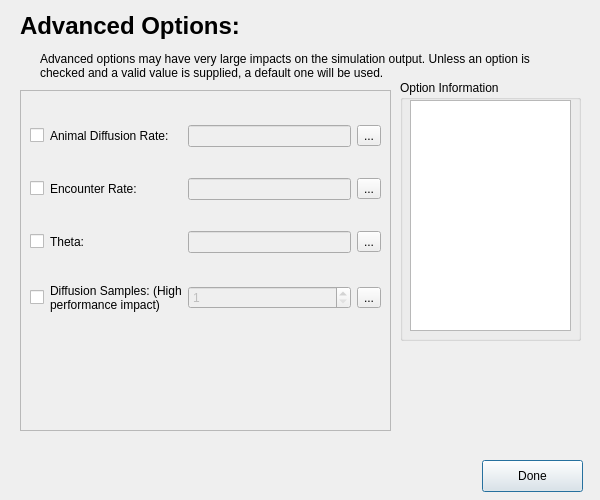
<?xml version="1.0" encoding="UTF-8"?>
<ui version="4.0">
 <class>advancedOptions</class>
 <widget class="QDialog" name="advancedOptions">
  <property name="geometry">
   <rect>
    <x>0</x>
    <y>0</y>
    <width>600</width>
    <height>500</height>
   </rect>
  </property>
  <property name="windowTitle">
   <string>Dialog</string>
  </property>
  <widget class="QLabel" name="title">
   <property name="geometry">
    <rect>
     <x>20</x>
     <y>10</y>
     <width>231</width>
     <height>31</height>
    </rect>
   </property>
   <property name="font">
    <font>
     <pointsize>18</pointsize>
     <weight>75</weight>
     <bold>true</bold>
    </font>
   </property>
   <property name="text">
    <string>Advanced Options:</string>
   </property>
  </widget>
  <widget class="QLabel" name="description">
   <property name="geometry">
    <rect>
     <x>40</x>
     <y>50</y>
     <width>531</width>
     <height>31</height>
    </rect>
   </property>
   <property name="text">
    <string>Advanced options may have very large impacts on the simulation output. Unless an option is checked and a valid value is supplied, a default one will be used.</string>
   </property>
   <property name="wordWrap">
    <bool>true</bool>
   </property>
  </widget>
  <widget class="QPushButton" name="done">
   <property name="geometry">
    <rect>
     <x>482</x>
     <y>460</y>
     <width>101</width>
     <height>32</height>
    </rect>
   </property>
   <property name="text">
    <string>Done</string>
   </property>
  </widget>
  <widget class="QFrame" name="frame">
   <property name="geometry">
    <rect>
     <x>20</x>
     <y>90</y>
     <width>371</width>
     <height>341</height>
    </rect>
   </property>
   <property name="frameShape">
    <enum>QFrame::StyledPanel</enum>
   </property>
   <property name="frameShadow">
    <enum>QFrame::Raised</enum>
   </property>
   <widget class="QWidget" name="gridLayoutWidget">
    <property name="geometry">
     <rect>
      <x>10</x>
      <y>10</y>
      <width>351</width>
      <height>241</height>
     </rect>
    </property>
    <layout class="QGridLayout" name="gridLayout">
     <item row="1" column="3">
      <widget class="QToolButton" name="encounterHelp">
       <property name="text">
        <string>...</string>
       </property>
      </widget>
     </item>
     <item row="2" column="3">
      <widget class="QToolButton" name="thetaHelp">
       <property name="text">
        <string>...</string>
       </property>
      </widget>
     </item>
     <item row="0" column="1">
      <widget class="QLabel" name="diffLabel">
       <property name="text">
        <string>Animal Diffusion Rate:</string>
       </property>
      </widget>
     </item>
     <item row="1" column="1">
      <widget class="QLabel" name="encounterLabel">
       <property name="text">
        <string>Encounter Rate:</string>
       </property>
      </widget>
     </item>
     <item row="2" column="1">
      <widget class="QLabel" name="thetaLabel">
       <property name="text">
        <string>Theta:</string>
       </property>
      </widget>
     </item>
     <item row="1" column="2">
      <widget class="QLineEdit" name="encounterValue">
       <property name="enabled">
        <bool>false</bool>
       </property>
      </widget>
     </item>
     <item row="0" column="2">
      <widget class="QLineEdit" name="diffValue">
       <property name="enabled">
        <bool>false</bool>
       </property>
      </widget>
     </item>
     <item row="2" column="2">
      <widget class="QLineEdit" name="thetaValue">
       <property name="enabled">
        <bool>false</bool>
       </property>
      </widget>
     </item>
     <item row="0" column="0">
      <widget class="QCheckBox" name="diffEnable">
       <property name="text">
        <string/>
       </property>
      </widget>
     </item>
     <item row="1" column="0">
      <widget class="QCheckBox" name="encounterEnable">
       <property name="text">
        <string/>
       </property>
      </widget>
     </item>
     <item row="2" column="0">
      <widget class="QCheckBox" name="thetaEnable">
       <property name="text">
        <string/>
       </property>
      </widget>
     </item>
     <item row="0" column="3">
      <widget class="QToolButton" name="diffHelp">
       <property name="text">
        <string>...</string>
       </property>
      </widget>
     </item>
     <item row="3" column="0">
      <widget class="QCheckBox" name="sampleEnable">
       <property name="text">
        <string/>
       </property>
      </widget>
     </item>
     <item row="3" column="1">
      <widget class="QLabel" name="sampleLabel">
       <property name="text">
        <string>Diffusion Samples: (High performance impact)</string>
       </property>
       <property name="wordWrap">
        <bool>true</bool>
       </property>
      </widget>
     </item>
     <item row="3" column="3">
      <widget class="QToolButton" name="sampleHelp">
       <property name="text">
        <string>...</string>
       </property>
      </widget>
     </item>
     <item row="3" column="2">
      <widget class="QSpinBox" name="sampleValue">
       <property name="enabled">
        <bool>false</bool>
       </property>
       <property name="minimum">
        <number>1</number>
       </property>
       <property name="maximum">
        <number>20</number>
       </property>
       <property name="value">
        <number>1</number>
       </property>
      </widget>
     </item>
    </layout>
   </widget>
  </widget>
  <widget class="QGroupBox" name="groupBox">
   <property name="geometry">
    <rect>
     <x>400</x>
     <y>80</y>
     <width>181</width>
     <height>261</height>
    </rect>
   </property>
   <property name="title">
    <string>Option Information</string>
   </property>
   <widget class="QTextBrowser" name="explanationText">
    <property name="geometry">
     <rect>
      <x>10</x>
      <y>20</y>
      <width>161</width>
      <height>231</height>
     </rect>
    </property>
   </widget>
  </widget>
 </widget>
 <tabstops>
  <tabstop>diffEnable</tabstop>
  <tabstop>diffValue</tabstop>
  <tabstop>encounterEnable</tabstop>
  <tabstop>encounterValue</tabstop>
  <tabstop>thetaEnable</tabstop>
  <tabstop>thetaValue</tabstop>
  <tabstop>diffHelp</tabstop>
  <tabstop>encounterHelp</tabstop>
  <tabstop>thetaHelp</tabstop>
  <tabstop>done</tabstop>
  <tabstop>explanationText</tabstop>
 </tabstops>
 <resources/>
 <connections/>
</ui>
